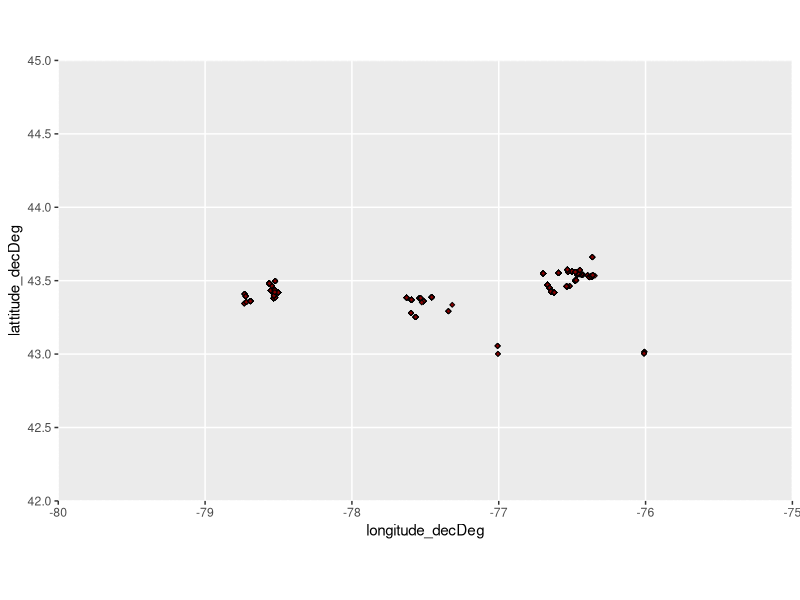
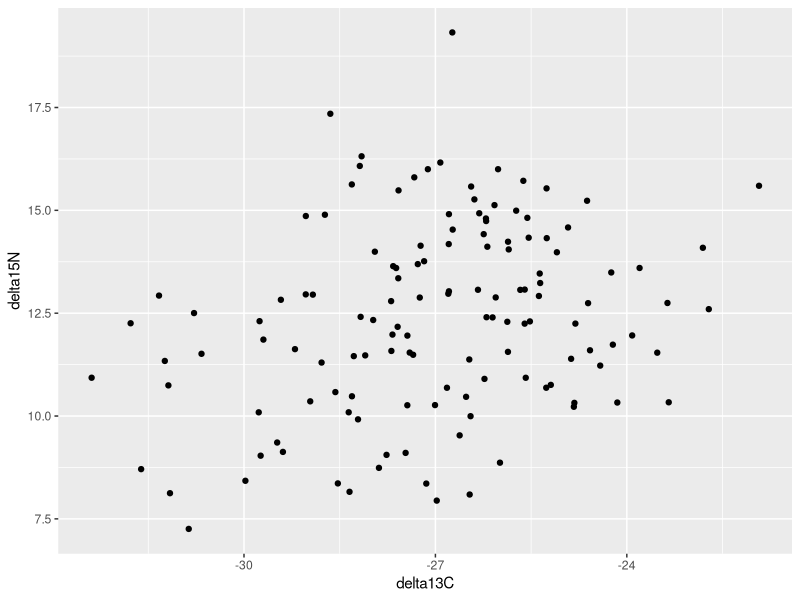
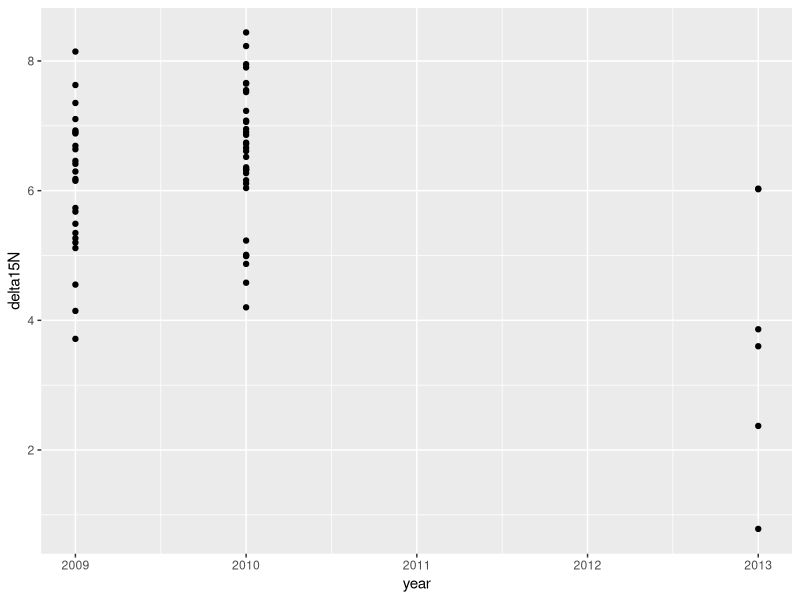
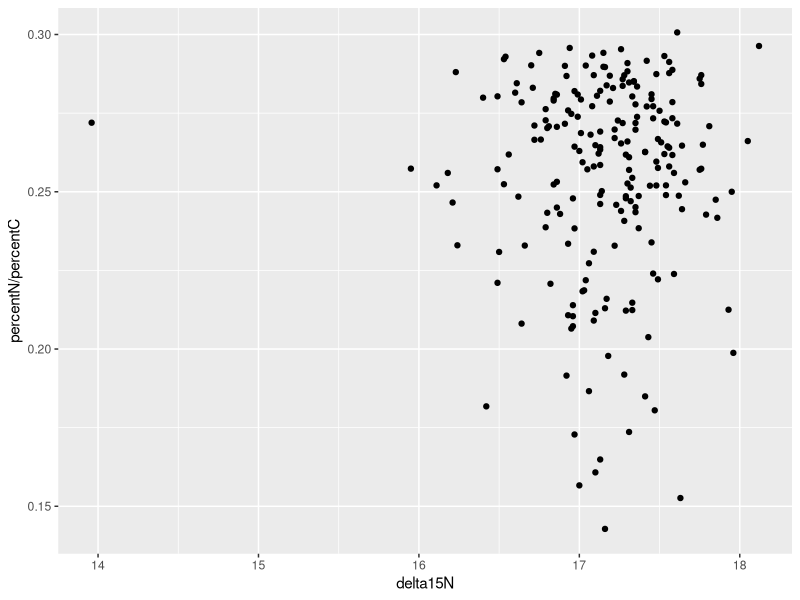
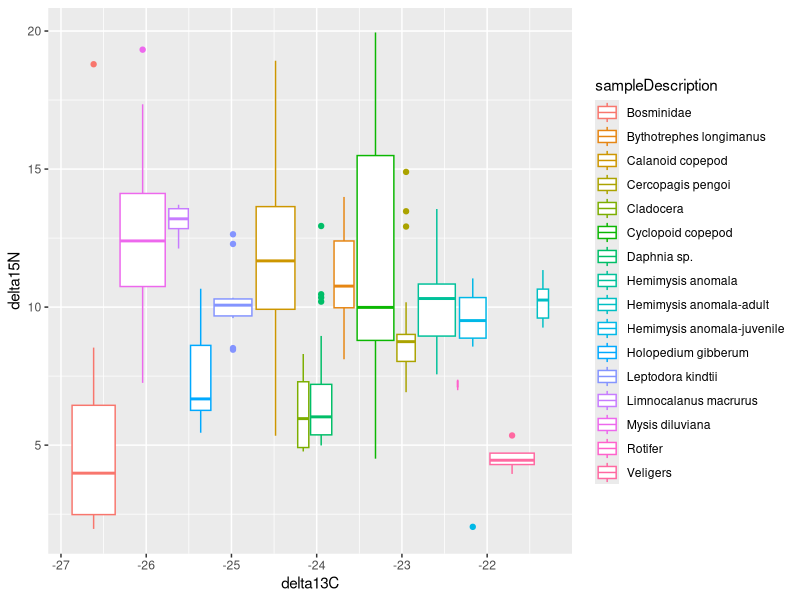
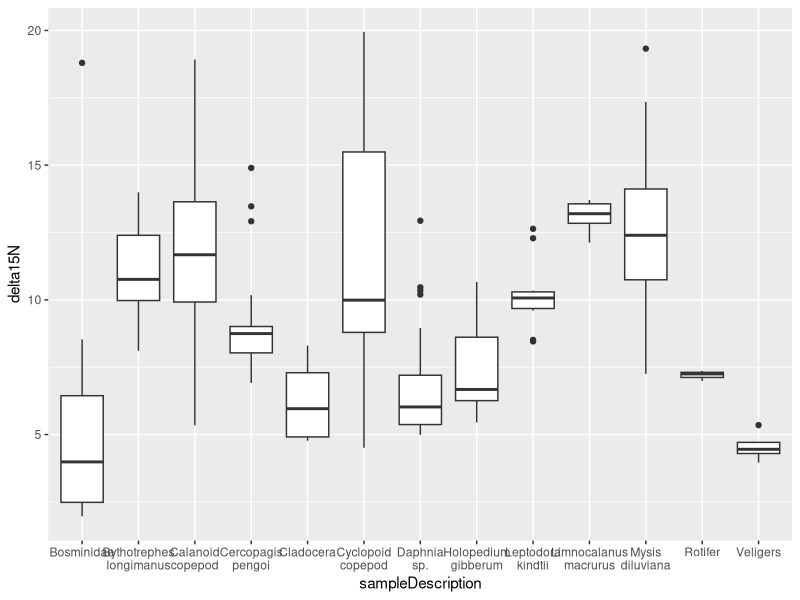
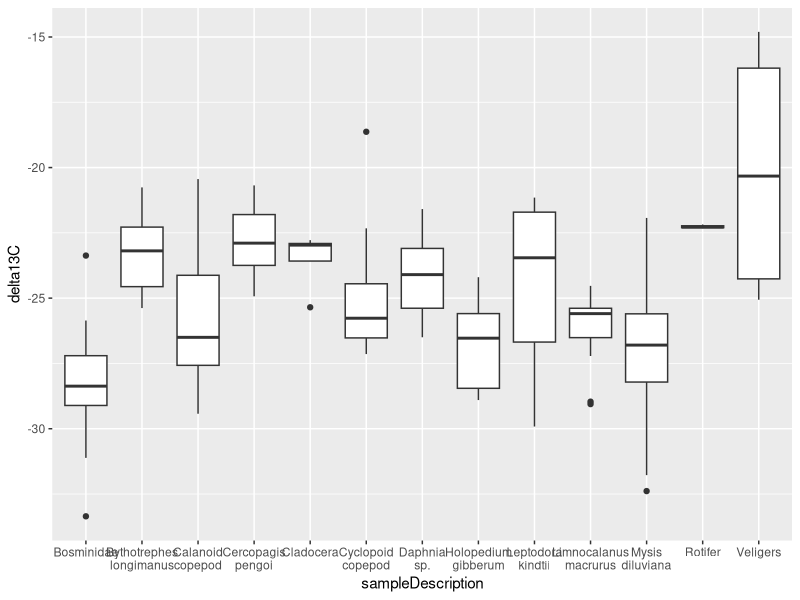
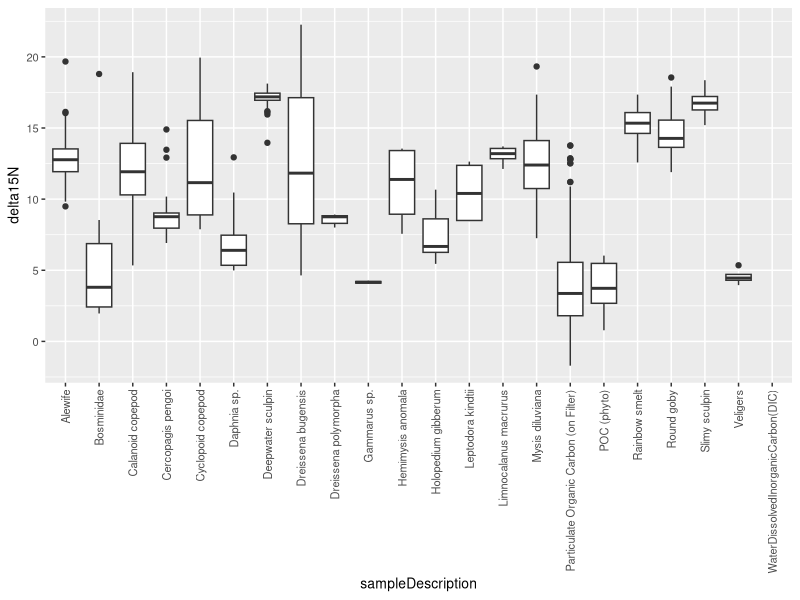

Write the R code that produced these figures, in order. (Note: this script raises an error after producing the figures.)
## ---- chunk 1
knitr::opts_chunk$set(echo = FALSE, warning = FALSE, message = FALSE)
## ---- chunk 2
library(tidyverse)
library(ggpubr)
library(rnaturalearth)
library(rnaturalearthdata)
library(stringr)
library(ggforce)
library(lubridate)
library(ggthemes)
## ---- chunk 3
##### Import messy data and cut out empty rows and resave ####
### Will only have to do this once ###
# setwd("C:/Users/kcn33/Box/Summer 2022")
# data = data.frame(read.csv("USGS_LOBS_StableIsotopeData_20210113.csv"))
# data
# toDelete <- seq(0, nrow(data), 2)
# data = data[ toDelete ,]
# # data
# data$Group = NA
# setwd("C:/Users/kcn33/Box/Ontario Isotopes")
# write.csv(data, file = "LOBS Isotope Dataset 20210113.csv")

##### Load in Data ####
setwd("C:/Users/kcn33/github/ON_Zoop_StableIsotopes/")
data = read.csv(file = "raw-data/LOBS Isotope Dataset 20210113.csv")
data$X = data$X/2

summary(data)
unique(data$sampleDescription)

# Edit Dates to be usable
data$dateCollected = mdy(data$dateCollected)

##### Subsetting data ####

mysids = data %>%
  filter(sampleDescription == "Mysis diluviana") %>%
  as.data.frame()
mysids

zoops = data %>% 
  filter(Group == "Zooplankton") %>%
  as.data.frame()

limnos = zoops %>%
  filter(sampleDescription == "Limnocalanus macrurus") %>%
  as.data.frame()

zoops_nohemi = zoops %>%
  filter(sampleDescription != "Hemimysis anomala") %>%
  filter(sampleDescription != "Hemimysis anomala-adult") %>%
  filter(sampleDescription != "Hemimysis anomala-juvenile") %>%
  as.data.frame()

only2013 = data %>% 
  filter(year == 2013) %>%
  as.data.frame()

dat = zoops_nohemi %>%
  filter(sampleDescription == "Mysis diluviana" |
           sampleDescription == "Limnocalanus macrurus" |
           sampleDescription == "Calanoid copepod" |
           sampleDescription == "Cyclopoid copepod") %>%
  filter(year == 2013) %>%
  as.data.frame()

dat
#####
## ---- chunk 4
# Load Map data
lakes10 = ne_download(scale = 10, type = "lakes", category = "physical",
                      returnclass = "sf")

##### MAPPING #####
mapofpoints = 
  ggplot(data = lakes10)+
  geom_sf()+
  geom_point(data = data, aes(x = longitude_decDeg, y = lattitude_decDeg), size = 1, 
             shape = 23, fill = "darkred")+
  coord_sf(xlim = c(-80, -75), ylim = c(42,45), expand = FALSE)

mapofpoints

#coord_sf(xlim = c-82), ylim = c(41,46), expand = FALSE)
## ---- chunk 5
##### Plotting #####
mysis_CxN_plot = ggplot(mysids, aes(x = delta13C, y = delta15N)) +
  geom_point()
mysis_CxN_plot

ggplot(data[data$sampleDescription == "POC (phyto)", ], aes(x = year, y = delta15N ))+
  geom_point()

ggplot(data[data$sampleDescription == "Deepwater sculpin", ], aes(x = delta15N, y = percentN/percentC ))+
  geom_point()

zooptopes = 
  ggplot(zoops, aes(delta13C, delta15N, color = sampleDescription))+
  geom_boxplot()
zooptopes

zooptopes_box_15N = 
  ggplot(zoops_nohemi, aes(x = sampleDescription, y= delta15N))+
  geom_boxplot()+
  scale_x_discrete(labels = function(x) str_wrap(x, width = 8))
zooptopes_box_15N

zooptopes_box_13C = 
  ggplot(zoops_nohemi, aes(x = sampleDescription, y= delta13C))+
  geom_boxplot()+
scale_x_discrete(labels = function(x) str_wrap(x, width = 8))
zooptopes_box_13C






data %>%  
 # filter(sampleDescription == "Mysis diluviana" |
 #           sampleDescription == "Deepwater sculpin" |
 #           sampleDescription == "Calanoid copepod" |
 #           sampleDescription == "Cyclopoid copepod" |
 #           sampleDescription == "POC (phyto)") %>% 
  filter(year == 2013) %>%
  group_by(sampleDescription) %>% 
  #summarize(total_cases = sum(cases)) %>% 
  ggplot(aes(x = sampleDescription, y = delta15N)) +
  geom_boxplot()+
  theme(axis.text.x=element_text(angle=90, hjust=1, vjust=0.5),
        text=element_text(size=10))




#### Mysis and sculpin/goby
mys_sculp = 
  data %>%  
  filter(sampleDescription == "Mysis diluviana" | 
           sampleDescription == "Deepwater sculpin" |
           sampleDescription == "Slimy sculpin" |
           sampleDescription == "Round goby") %>%
  group_by(sampleDescription) %>% 
  #summarize(total_cases = sum(cases)) %>% 
  ggplot(aes(x = sampleDescription, y = delta15N, group = sampleDescription, color = sampleDescription)) +
  geom_boxplot()+
  theme(axis.text.x=element_text(angle=90, hjust=1, vjust=0.5),
        text=element_text(size=10))+
  facet_grid(cols = vars(year))

##### Dreissena and goby
dreissena_goby = 
  data %>%  
  filter(Group == "Dreissena" |
           sampleDescription == "Round goby") %>%
  group_by(sampleDescription) %>% 
  #summarize(total_cases = sum(cases)) %>% 
  ggplot(aes(x = sampleDescription, y = delta13C, group = sampleDescription, color = sampleDescription)) +
  geom_boxplot()+
  theme(axis.text.x=element_text(angle=90, hjust=1, vjust=0.5),
        text=element_text(size=10))+
  facet_grid(cols = vars(year))


mysis_CxN_plot+
  ggtitle("2013 Mysis")

mys_sculp+ggtitle("Mysis & Sculpin")

zooptopes+ggtitle("zoops")


zoop_CxN_plot = 
  ggplot(dat, aes(x = delta13C, y = delta15N, 
    fill = sampleDescription, color = sampleDescription,
    linetype = sampleDescription))+
  geom_mark_hull(concavity = 5,expand=0,radius=0)+
  geom_point(size = 3)#  stat_ellipse(type = "t", geom = "polygon")

zoop_CxN_plot



only2013 %>%
  filter(Group == "Zooplankton") %>%
  ggplot(., mapping = aes(x = sampleDescription, y = percentC/percentN))+
  geom_boxplot()


# Lipids throughout the year
only2013 %>%
  filter(Group == "Zooplankton") %>%
  ggplot(. , mapping = aes(x = dateCollected, y = percentC/percentN))+
  geom_point()+
  geom_smooth()+
  facet_wrap(~ sampleDescription)

# Delta15N throughout the year
only2013 %>%
  filter(sampleDescription != "Gammarus sp.") %>%
  filter(sampleDescription != "WaterDissolvedInorganicCarbon(DIC)") %>%
  ggplot(. , mapping = aes(x = dateCollected, y = delta15N))+
  geom_point(color = "gray10")+
  geom_smooth(method = "lm", color = 'black')+
  ylim(0,25)+
  facet_wrap(~ sampleDescription)+
  theme_test()

# Delta15N throughout the year
only2013 %>%
  filter(sampleDescription != "Hemimysis anomala") %>%
  filter(sampleDescription != "Gammarus sp.") %>%
  filter(sampleDescription != "Dreissena polymorpha") %>%
  #filter(sampleDescription != "WaterDissolvedInorganicCarbon(DIC)") %>%
  ggplot(. , mapping = aes(x = dateCollected, y = delta13C))+
  geom_point()+
  geom_smooth(method = "lm")+
  ylim(-35,0)+
  facet_wrap(~ sampleDescription)+
  theme_test()



mys_15N_through_year = 
  ggplot(mysids, aes(x = dateCollected, y = delta15N))+
  geom_point()+
  geom_smooth(method = "lm")+
  stat_regline_equation(label.x = 15850, label.y = 18)+
  stat_cor(aes(label=..rr.label..), label.x=15850, label.y=17.5)
mys_15N_through_year

mys_13C_through_year = 
  ggplot(mysids, aes(x = dateCollected, y = delta13C))+
  geom_point()+
  geom_smooth(method = "lm")+
  stat_regline_equation(label.x = 15850, label.y = -21.5)+
  stat_cor(aes(label=..rr.label..), label.x=15850, label.y=-22)
mys_13C_through_year



lm(delta15N ~ dateCollected, mysids)


ggplot(limnos, aes(x = dateCollected, y = delta15N))+
  geom_point()+
  geom_smooth(method = "lm")

ggplot(only2013[only2013$sampleDescription == "Bosminidae",], aes(x = dateCollected, y = delta15N))+
  geom_point()
## ---- chunk 6
############### SAVE PLOTS TO FIGURES FOLDER ##############

ggsave(filename="Mysis_Sculpin Delta15N comparison.png",
       plot = mys_sculp,
       path = "C:/Users/kcn33/github/ON_Zoop_StableIsotopes/figures/")

ggsave(filename="Map of sample points.png",
       plot = mapofpoints,
       path = "C:/Users/kcn33/github/ON_Zoop_StableIsotopes/figures/")
